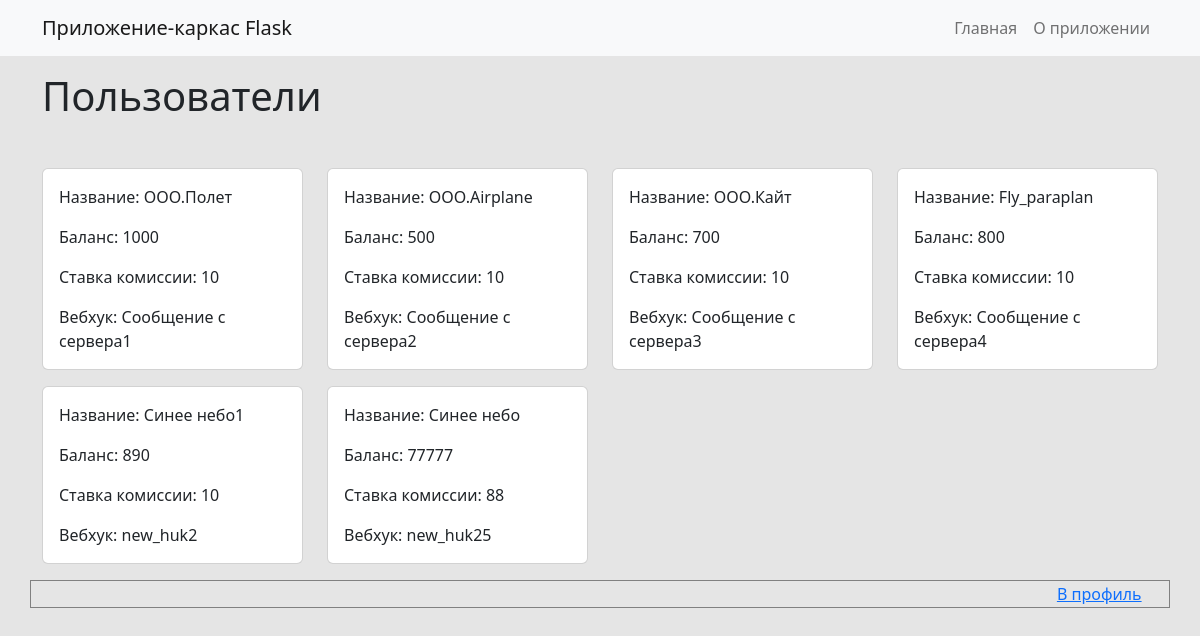
/balanse, run on the app's committed database.
### models.py (models this page shows, shortened)
class User(UserMixin, db.Model):
    id = db.Column(db.Integer, primary_key=True)
    name = db.Column(db.String(100), )
    username = db.Column(db.String(50), unique=True, nullable=False)
    password = db.Column(db.String(255), nullable=False)
    email = db.Column(db.String(120), unique=True, nullable=False)
    balance = db.Column(db.Integer)
    commission_rate = db.Column(db.Integer)
    URL_webhook = db.Column(db.String(100))

### app.py (the view)
@app.route('/balanse')
def users():
    user_list = User.query.all()
    return render_template('balanse.html', users=user_list, name='users')

### templates/balanse.html (shortened to what this page needs)
{% extends 'base.html' %}
{% block content %}
<h1 class="mb-5">Пользователи</h1>
<div class="card-columns">
    <div class="row">
        {% for user in users %}
        <div class="col-md-3">
            <div class="card mb-3">
                <div class="card-body">
                    <p class="card-text">Название: {{ user.name }}</p>
                    <p class="card-text">Баланс: {{ user.balance }}</p>
                    <p class="card-text">Ставка комиссии: {{ user.commission_rate }}</p>
                    <p class="card-text">Вебхук: {{ user.URL_webhook }}</p>
                </div>
            </div>
        </div>
        {% endfor %}
        <table border=1 style="cellpadding: 5; cellspacing:5 ">
            <tr align=center>
                <td>
                <td width="140"><a href="{{ url_for('profile') }}">В профиль</a></td>
            </tr>
        </table>
    </div>
</div>
{% endblock %}

### templates/base.html (shortened to what this page needs)
<!DOCTYPE html>
<html lang="ru">
<head>
    <link href="https://cdn.jsdelivr.net/npm/bootstrap@5.2.3/dist/css/bootstrap.min.css" rel="stylesheet">
    <link rel="stylesheet" href="https://cdnjs.cloudflare.com/ajax/libs/font-awesome/4.7.0/css/font-awesome.min.css">
    <link rel="stylesheet" href="{{ url_for('static', filename='custom.css') }}">
</head>
<body>
<nav class="navbar navbar-expand-lg navbar-light bg-light">
    <div class="container">
        <a class="navbar-brand" href="#">Приложение-каркас Flask</a>
        <div class="collapse navbar-collapse justify-content-end"
             id="navbarNav">
            <ul class="navbar-nav">
                <li class="nav-item">
                    <a class="nav-link" href="#">Главная</a>
                </li>
                <li class="nav-item">
                    <a class="nav-link" href="#">О приложении</a>
                </li>
            </ul>
        </div>
    </div>
</nav>
<div class="container my-3">
    {% block content %}
    {% endblock %}
</div>
</body>
</html>

### static/custom.css (style rules this page uses)
body { background-color: #e5e5e5; }

### data on the page
User: name "ООО.Полет", balance "1000", commission_rate "10", URL_webhook "Сообщение с сервера1"
User: name "ООО.Airplane", balance "500", commission_rate "10", URL_webhook "Сообщение с сервера2"
User: name "ООО.Кайт", balance "700", commission_rate "10", URL_webhook "Сообщение с сервера3"
User: name "Fly_paraplan", balance "800", commission_rate "10", URL_webhook "Сообщение с сервера4"
User: name "Синее небо1", balance "890", commission_rate "10", URL_webhook "new_huk2"
User: name "Синее небо", balance "77777", commission_rate "88", URL_webhook "new_huk25"
